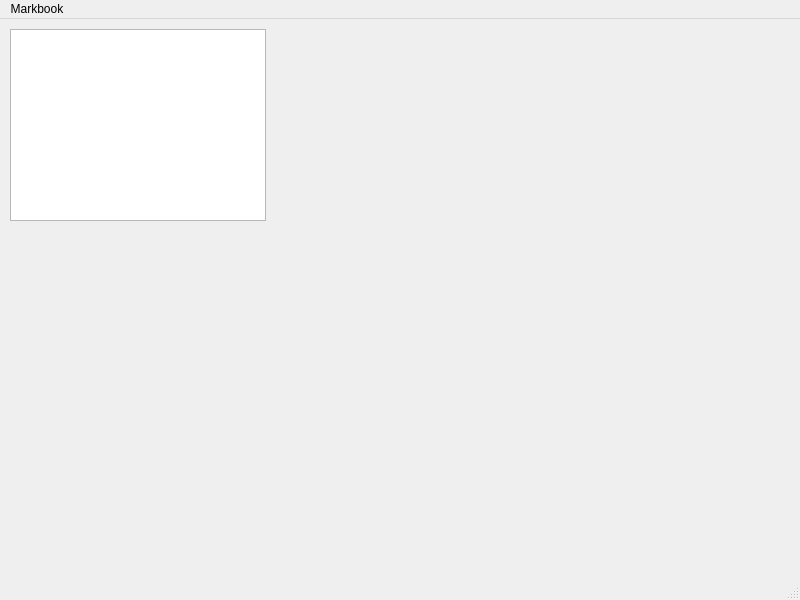
<?xml version="1.0" encoding="UTF-8"?>
<ui version="4.0">
 <class>MainWindow</class>
 <widget class="QMainWindow" name="MainWindow">
  <property name="geometry">
   <rect>
    <x>0</x>
    <y>0</y>
    <width>800</width>
    <height>600</height>
   </rect>
  </property>
  <property name="windowTitle">
   <string>MainWindow</string>
  </property>
  <widget class="QWidget" name="centralwidget">
   <widget class="QListView" name="listView">
    <property name="geometry">
     <rect>
      <x>10</x>
      <y>10</y>
      <width>256</width>
      <height>192</height>
     </rect>
    </property>
   </widget>
  </widget>
  <widget class="QMenuBar" name="menubar">
   <property name="geometry">
    <rect>
     <x>0</x>
     <y>0</y>
     <width>800</width>
     <height>17</height>
    </rect>
   </property>
   <widget class="QMenu" name="menuMarkbook">
    <property name="title">
     <string>Markbook</string>
    </property>
   </widget>
   <addaction name="menuMarkbook"/>
  </widget>
  <widget class="QStatusBar" name="statusbar"/>
 </widget>
 <resources/>
 <connections/>
</ui>
